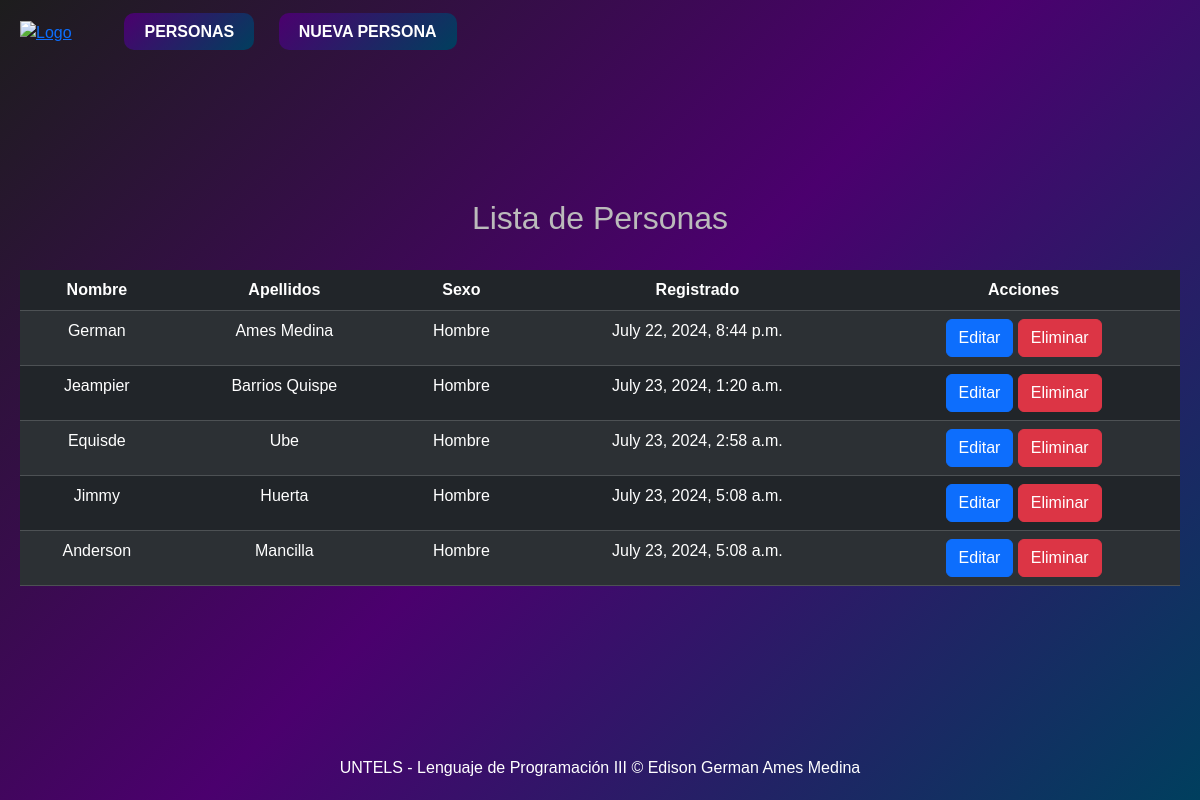
The page / on the database its author committed.
### miapp/models.py (models this page shows)
class AMES_Persona(models.Model):
    select_sexo = (
        ('Hombre', 'Hombre'),
        ('Mujer', 'Mujer')
    )
    nombre = models.CharField(max_length=100)
    apellidos = models.CharField(max_length=100)
    sexo = models.CharField(max_length=8, choices=select_sexo)
    fecha_de_registro = models.DateTimeField(auto_now_add=True)

### miapp/views.py (the view)
# urls.py: path('', views.personas, name = "personas"),
def personas(request):
    personaLis = AMES_Persona.objects.all()
    return render(request, 'index.html', {"persona": personaLis})

### miapp/templates/index.html (shortened to what this page needs)
{% extends 'layout.html' %}
{% block content %}
<h2>Lista de Personas</h2>
<table class="table table-dark table-striped lista">
    <thead>
        <tr>
            <th>Nombre</th>
            <th>Apellidos</th>
            <th>Sexo</th>
            <th>Registrado</th>
            <th>Acciones</th>
        </tr>
    </thead>
    <tbody>
        {% for p in persona %}
        <tr>
            <td>{{ p.nombre }}</td>
            <td>{{ p.apellidos }}</td>
            <td>{{ p.sexo }}</td>
            <td>{{ p.fecha_de_registro }}</td>
            <td>
                <a href="{% url 'editar_persona' p.id %}" class="btn btn-primary">Editar</a>
                <form action="{% url 'eliminar_persona' p.id %}" method="post" style="display:inline;">
                    <button type="submit" class="btn btn-danger">Eliminar</button>
                </form>
            </td>
        </tr>
        {% endfor %}
    </tbody>
</table>
{% endblock %}

### miapp/static/css/style.css (style rules this page uses)
body { background: linear-gradient(135deg, #1d1d1d, #4b006e, #003f5e); background-size: cover; color: #fff; font-family: 'Arial', sans-serif; margin: 0; display: flex; flex-direction: column; min-height: 100vh; }
h1, h2 { margin: 0; font-weight: normal; }
h2 { font-size: 2em; color: #bbb; margin-bottom: 1em; }

### rows shown on the page
AMES_Persona: nombre "German", apellidos "Ames Medina", sexo "Hombre", fecha_de_registro "July 22, 2024, 8:44 p.m."
AMES_Persona: nombre "Jeampier", apellidos "Barrios Quispe", sexo "Hombre", fecha_de_registro "July 23, 2024, 1:20 a.m."
AMES_Persona: nombre "Equisde", apellidos "Ube", sexo "Hombre", fecha_de_registro "July 23, 2024, 2:58 a.m."
AMES_Persona: nombre "Jimmy", apellidos "Huerta", sexo "Hombre", fecha_de_registro "July 23, 2024, 5:08 a.m."
AMES_Persona: nombre "Anderson", apellidos "Mancilla", sexo "Hombre", fecha_de_registro "July 23, 2024, 5:08 a.m."
